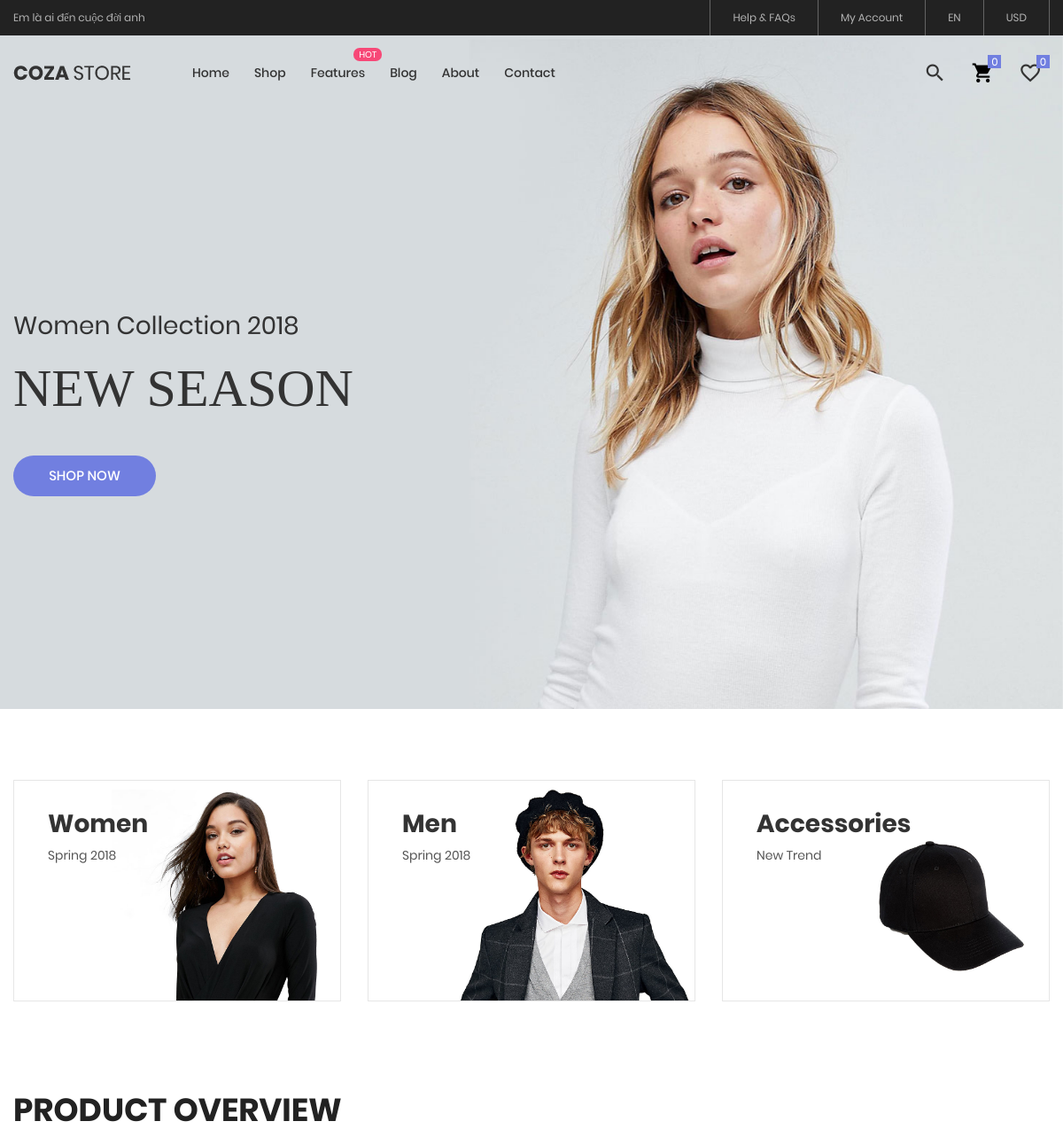
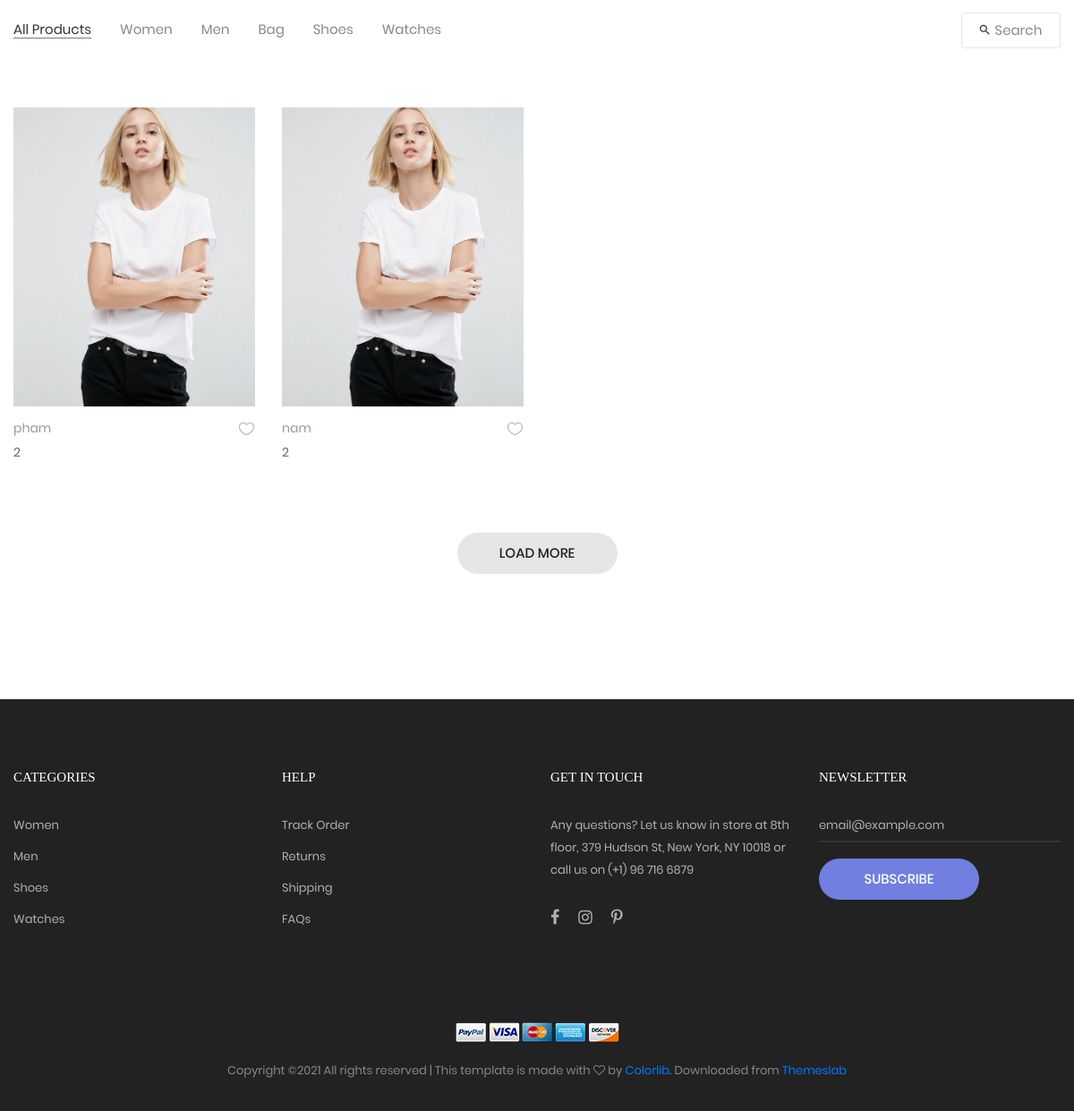
The page / on the database its author committed (2 pictures, top to bottom).
### tables this page shows
CREATE TABLE `topbar` (
  `id` int(11) NOT NULL,
  `khauhieu` varchar(255) NOT NULL
);

CREATE TABLE `sanpham` (
  `id` int(11) NOT NULL,
  `ten_san_pham` varchar(255) NOT NULL,
  `gia` varchar(255) NOT NULL,
  `mieu_ta` varchar(8000) NOT NULL,
  `image` varchar(255) NOT NULL,
  `image1` varchar(255) NOT NULL,
  `image2` varchar(255) NOT NULL,
  `tag` text NOT NULL,
  `so_luong` varchar(255) NOT NULL,
  `danh_gia` varchar(255) NOT NULL
);

### config/showproduct.php (the view, shortened to what this page needs)
<?php
include 'config.php';
$stmt = $conn->prepare("SELECT * FROM sanpham");
$stmt->execute();
$result = $stmt->get_result();
while ($row = $result->fetch_assoc()) :
    ?>
 <div class="col-sm-6 col-md-4 col-lg-3 p-b-35 isotope-item <?= $row['tag']?>">
        <div class="block2">
            <div class="block2-pic hov-img0">
                <img src="<?=$row['image']?>" alt="IMG-PRODUCT">
            </div>
            <div class="block2-txt flex-w flex-t p-t-14">
                <div class="block2-txt-child1 flex-col-l ">
                    <a href="detail.php?<?=$row['id']?>" class="stext-104 cl4 hov-cl1 trans-04 js-name-b2 p-b-6">
                        <?=$row['ten_san_pham']?>
                    </a>
                    <span class="stext-105 cl3">
									<?=$row['gia']?>
					</span>
                </div>
                <div class="block2-txt-child2 flex-r p-t-3">
                    <a href="#" class="btn-addwish-b2 dis-block pos-relative js-addwish-b2">
                        <img class="icon-heart1 dis-block trans-04" src="images/icons/icon-heart-01.png"
                             alt="ICON">
                    </a>
                </div>
            </div>
        </div>
    </div>
   <?php endwhile;
   ?>

### includes/topbar.php
<div class="top-bar">
    <div class="content-topbar flex-sb-m h-full container">
        <div class="left-top-bar">
           <?php
           include ('config/config.php');
           $stmt = $conn->prepare("SELECT * FROM topbar");
           $stmt->execute();
           $result = $stmt->get_result();
           $row = $result->fetch_assoc();
           echo $row['khauhieu'];
           ?>
        </div>
        <div class="right-top-bar flex-w h-full">
            <a href="#" class="flex-c-m trans-04 p-lr-25">
                Help & FAQs
            </a>
            <a href="#" class="flex-c-m trans-04 p-lr-25">
                My Account
            </a>
            <a href="#" class="flex-c-m trans-04 p-lr-25">
                EN
            </a>
            <a href="#" class="flex-c-m trans-04 p-lr-25">
                USD
            </a>
        </div>
    </div>
</div>

### css/main.css (style rules this page uses)
.container { max-width: 1380px; }
@media (max-width: 1600px) { .container { max-width: 1200px; } }
.top-bar { height: 40px; background-color: #222; }
.left-top-bar { font-family: Poppins-Regular; font-size: 12px; line-height: 1.8; color: #b2b2b2; }
.right-top-bar a { font-family: Poppins-Regular; font-size: 12px; line-height: 1.8; height: 100%; color: #b2b2b2; border-right: 1px solid rgba(255,255,255,0.3); }
.right-top-bar a:first-child { border-left: 1px solid rgba(255,255,255,0.3); }
.block2-pic { position: relative; }
.block2-txt-child1 { width: calc(100% - 30px); }
.block2-txt-child2 { width: 30px; }
.cl3 { color: #666; }
.cl4 { color: #999; }
.stext-104 { font-family: Poppins-Regular; font-size: 14px; line-height: 1.466667; }
.stext-105 { font-family: Poppins-Regular; font-size: 14px; line-height: 1.466667; letter-spacing: 1px; }
.hov-img0 { display: block; overflow: hidden; }
.hov-img0 img { width: 100%; -webkit-transition: transform 0.9s ease; -o-transition: transform 0.9s ease; -moz-transition: transform 0.9s ease; transition: transform 0.9s ease; }

### rows shown on the page
topbar: khauhieu "Em là ai đến cuộc đời anh"
sanpham: image (picture), ten_san_pham "pham", gia "2"
sanpham: image (picture), ten_san_pham "nam", gia "2"
